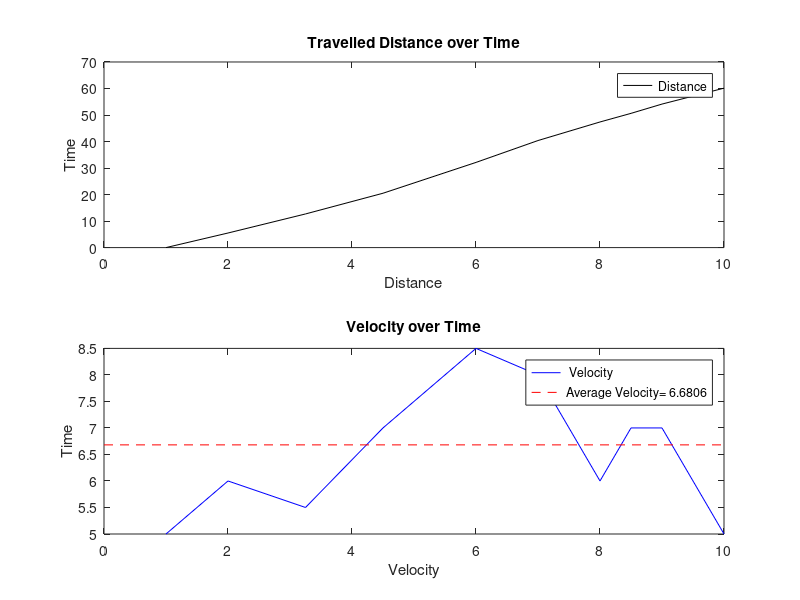

This chart was generated by the following MATLAB code:
%Samson David puthenpeedika

t= [1 2 3.25 4.5 6 7 8 8.5 9 10];
v= [5 6 5.5 7 8.5 8 6 7 7 5];
d=trapz(t,v);
disp("Distance Travelled= "+d);
D=cumtrapz(t,v);
Vavg=(D(10)-D(1))/(t(10)-t(1));
disp("Average velocity= "+Vavg);


subplot(2,1,1)
plot(t,D,'k',"DisplayName","Distance");
xlabel("Distance");
ylabel("Time")
title("Travelled Distance over Time");
legend("Location","best")

subplot(2,1,2)
plot(t,v,'b',"DisplayName"," Velocity");
hold on
xlabel("Velocity");
ylabel("Time");
title("Velocity over Time")
line([0,10],[Vavg,Vavg],'Color','red','LineStyle','--','DisplayName','Average Velocity= 6.6806');
hold off
legend("Location","best")


